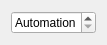
<?xml version="1.0" encoding="UTF-8"?>
<ui version="4.0">
 <class>Widget</class>
 <widget class="QWidget" name="Widget">
  <property name="geometry">
   <rect>
    <x>0</x>
    <y>0</y>
    <width>96</width>
    <height>38</height>
   </rect>
  </property>
  <property name="windowTitle">
   <string>Widget</string>
  </property>
  <layout class="QVBoxLayout" name="verticalLayout">
   <item>
    <widget class="QSpinBox" name="spinBox">
     <property name="specialValueText">
      <string>Automation</string>
     </property>
    </widget>
   </item>
  </layout>
 </widget>
 <resources/>
 <connections/>
</ui>
